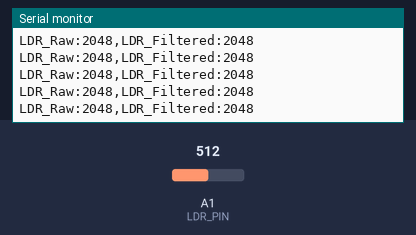
Bench run of a sketch on a simulated Arduino Zero (SAMD21). On the bench: the last lines printed to the serial monitor. The test bench sets the inputs (shaded band); at power-on: A1 (LDR_PIN) = 512 (analog values on the 0–1023 scale).

Above: at 1.2 s.
1.3 s: A1 (LDR_PIN) set to 716
At 2.2 s:
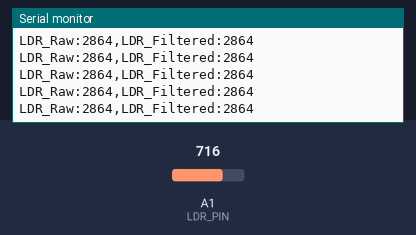
2.8 s: A1 (LDR_PIN) set to 900
At 3.6 s:
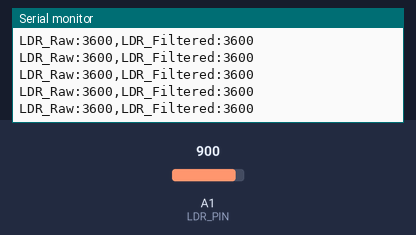
Timing chart, 0 to 5.8 s (numbered marks = the images above; inputs shaded):
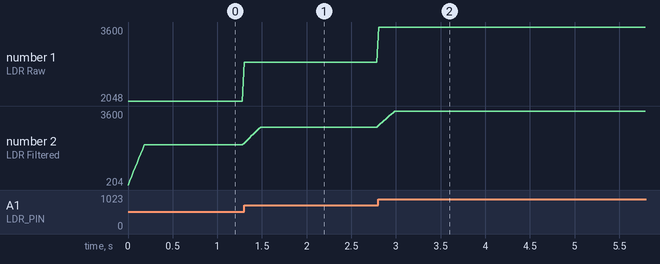

The sketch:

Lab2_LDR.ino
```cpp
#define LDR_PIN 15

// Bộ lọc Moving Average làm mịn tín hiệu Analog
const int WINDOW_SIZE = 10;
int window[WINDOW_SIZE];
int windowIndex = 0;
long windowSum = 0;

void setup() {
  Serial.begin(115200);
  analogReadResolution(12); // Độ phân giải ADC 12-bit (0 - 4095)
  for (int i = 0; i < WINDOW_SIZE; i++) window[i] = 0;
  Serial.println("--- DEMO GIAO TIẾP ANALOG (LDR ADC) ---");
}

void loop() {
  int rawLDR = analogRead(LDR_PIN); // Đọc tín hiệu Analog thô

  // Lọc Moving Average
  windowSum -= window[windowIndex];
  window[windowIndex] = rawLDR;
  windowSum += window[windowIndex];
  windowIndex = (windowIndex + 1) % WINDOW_SIZE;
  int filteredLDR = windowSum / WINDOW_SIZE;

  // In ra Serial Plotter
  Serial.print("LDR_Raw:");
  Serial.print(rawLDR);
  Serial.print(",LDR_Filtered:");
  Serial.println(filteredLDR);

  delay(20); // Lấy mẫu 50Hz
}
```

Measured:
- after the input at 1.3 s, the serial monitor: prints a new line at once (image 1)
- after the input at 2.8 s, the serial monitor: prints a new line at once (image 2)
- plotted number 1: 2048 → 2864 after the input at 1.3 s, 2864 → 3600 after the input at 2.8 s
- plotted number 2: 2048 → 2864 after the input at 1.3 s, 2864 → 3600 after the input at 2.8 s
